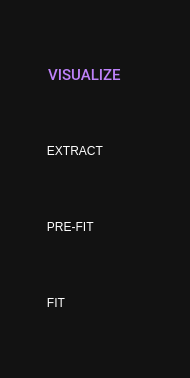
           <widget class="QFrame" name="menu_frame">
            <property name="sizePolicy">
             <sizepolicy hsizetype="Fixed" vsizetype="Expanding">
              <horstretch>0</horstretch>
              <verstretch>0</verstretch>
             </sizepolicy>
            </property>
            <property name="minimumSize">
             <size>
              <width>190</width>
              <height>0</height>
             </size>
            </property>
            <property name="maximumSize">
             <size>
              <width>190</width>
              <height>16777215</height>
             </size>
            </property>
            <property name="styleSheet">
             <string notr="true">QFrame {
	color: white;
	background-color: rgb(18, 18, 18);
}

QPushButton {	
	font: 57 11pt &quot;Roboto Medium&quot;;
	text-align: left;
	color: white;
	border: none;
	background-color: transparent;
}
QPushButton:hover {
	color: rgb(190, 130, 250);
}

QPushButton:checked {	
	color: rgb(190, 130, 250);
}</string>
            </property>
            <property name="frameShape">
             <enum>QFrame::NoFrame</enum>
            </property>
            <property name="frameShadow">
             <enum>QFrame::Raised</enum>
            </property>
            <layout class="QGridLayout" name="gridLayout_2">
             <property name="leftMargin">
              <number>37</number>
             </property>
             <property name="topMargin">
              <number>0</number>
             </property>
             <property name="rightMargin">
              <number>20</number>
             </property>
             <property name="bottomMargin">
              <number>0</number>
             </property>
             <item row="2" column="0" colspan="2">
              <widget class="QPushButton" name="modeSelectButton">
               <property name="minimumSize">
                <size>
                 <width>120</width>
                 <height>70</height>
                </size>
               </property>
               <property name="maximumSize">
                <size>
                 <width>16777215</width>
                 <height>70</height>
                </size>
               </property>
               <property name="font">
                <font>
                 <family>Roboto Medium</family>
                 <pointsize>11</pointsize>
                 <weight>7</weight>
                 <italic>false</italic>
                 <bold>false</bold>
                </font>
               </property>
               <property name="text">
                <string>   VISUALIZE</string>
               </property>
               <property name="icon">
                <iconset resource="resources.qrc">
                 <normaloff>:/icons/svg/cil-list.svg</normaloff>:/icons/svg/cil-list.svg</iconset>
               </property>
               <property name="iconSize">
                <size>
                 <width>24</width>
                 <height>24</height>
                </size>
               </property>
               <property name="checkable">
                <bool>true</bool>
               </property>
               <property name="checked">
                <bool>true</bool>
               </property>
               <property name="autoExclusive">
                <bool>true</bool>
               </property>
              </widget>
             </item>
             <item row="3" column="0" colspan="2">
              <widget class="QPushButton" name="modeTagButton">
               <property name="minimumSize">
                <size>
                 <width>120</width>
                 <height>70</height>
                </size>
               </property>
               <property name="maximumSize">
                <size>
                 <width>120</width>
                 <height>70</height>
                </size>
               </property>
               <property name="text">
                <string>   EXTRACT</string>
               </property>
               <property name="icon">
                <iconset resource="resources.qrc">
                 <normaloff>:/icons/svg/cil-location-pin.svg</normaloff>:/icons/svg/cil-location-pin.svg</iconset>
               </property>
               <property name="iconSize">
                <size>
                 <width>24</width>
                 <height>24</height>
                </size>
               </property>
               <property name="checkable">
                <bool>true</bool>
               </property>
               <property name="autoExclusive">
                <bool>true</bool>
               </property>
              </widget>
             </item>
             <item row="5" column="0">
              <widget class="QPushButton" name="modeFitButton">
               <property name="minimumSize">
                <size>
                 <width>120</width>
                 <height>70</height>
                </size>
               </property>
               <property name="maximumSize">
                <size>
                 <width>120</width>
                 <height>70</height>
                </size>
               </property>
               <property name="text">
                <string>   FIT</string>
               </property>
               <property name="icon">
                <iconset resource="resources.qrc">
                 <normaloff>:/icons/svg/cil-speedometer.svg</normaloff>:/icons/svg/cil-speedometer.svg</iconset>
               </property>
               <property name="iconSize">
                <size>
                 <width>24</width>
                 <height>24</height>
                </size>
               </property>
               <property name="checkable">
                <bool>true</bool>
               </property>
               <property name="autoExclusive">
                <bool>true</bool>
               </property>
              </widget>
             </item>
             <item row="1" column="0" colspan="2">
              <widget class="QPushButton" name="toggleMenuButton">
               <property name="sizePolicy">
                <sizepolicy hsizetype="Preferred" vsizetype="Preferred">
                 <horstretch>0</horstretch>
                 <verstretch>0</verstretch>
                </sizepolicy>
               </property>
               <property name="minimumSize">
                <size>
                 <width>0</width>
                 <height>0</height>
                </size>
               </property>
               <property name="maximumSize">
                <size>
                 <width>16777215</width>
                 <height>16777215</height>
                </size>
               </property>
               <property name="layoutDirection">
                <enum>Qt::LeftToRight</enum>
               </property>
               <property name="styleSheet">
                <string notr="true">QPushButton {	
	border: none;
	background-color: transparent;
}
QPushButton:hover {
	background-color: rgb(52, 59, 72);
}
QPushButton:pressed {	
	background-color: rgb(85, 170, 255);
}</string>
               </property>
               <property name="text">
                <string/>
               </property>
               <property name="icon">
                <iconset resource="resources.qrc">
                 <normaloff>:/icons/svg/cil-menu.svg</normaloff>:/icons/svg/cil-menu.svg</iconset>
               </property>
               <property name="iconSize">
                <size>
                 <width>24</width>
                 <height>24</height>
                </size>
               </property>
               <property name="autoDefault">
                <bool>false</bool>
               </property>
               <property name="flat">
                <bool>false</bool>
               </property>
              </widget>
             </item>
             <item row="6" column="1">
              <spacer name="verticalSpacer_3">
               <property name="orientation">
                <enum>Qt::Vertical</enum>
               </property>
               <property name="sizeHint" stdset="0">
                <size>
                 <width>20</width>
                 <height>40</height>
                </size>
               </property>
              </spacer>
             </item>
             <item row="0" column="0">
              <spacer name="verticalSpacer_14">
               <property name="orientation">
                <enum>Qt::Vertical</enum>
               </property>
               <property name="sizeType">
                <enum>QSizePolicy::Fixed</enum>
               </property>
               <property name="sizeHint" stdset="0">
                <size>
                 <width>20</width>
                 <height>20</height>
                </size>
               </property>
              </spacer>
             </item>
             <item row="4" column="0" colspan="2">
              <widget class="QPushButton" name="modePrefitButton">
               <property name="minimumSize">
                <size>
                 <width>170</width>
                 <height>70</height>
                </size>
               </property>
               <property name="maximumSize">
                <size>
                 <width>120</width>
                 <height>70</height>
                </size>
               </property>
               <property name="text">
                <string>   PRE-FIT</string>
               </property>
               <property name="icon">
                <iconset resource="resources.qrc">
                 <normaloff>:/icons/svg/cil-chart-line.svg</normaloff>:/icons/svg/cil-chart-line.svg</iconset>
               </property>
               <property name="iconSize">
                <size>
                 <width>24</width>
                 <height>24</height>
                </size>
               </property>
               <property name="checkable">
                <bool>true</bool>
               </property>
               <property name="autoExclusive">
                <bool>true</bool>
               </property>
              </widget>
             </item>
            </layout>
           </widget>
